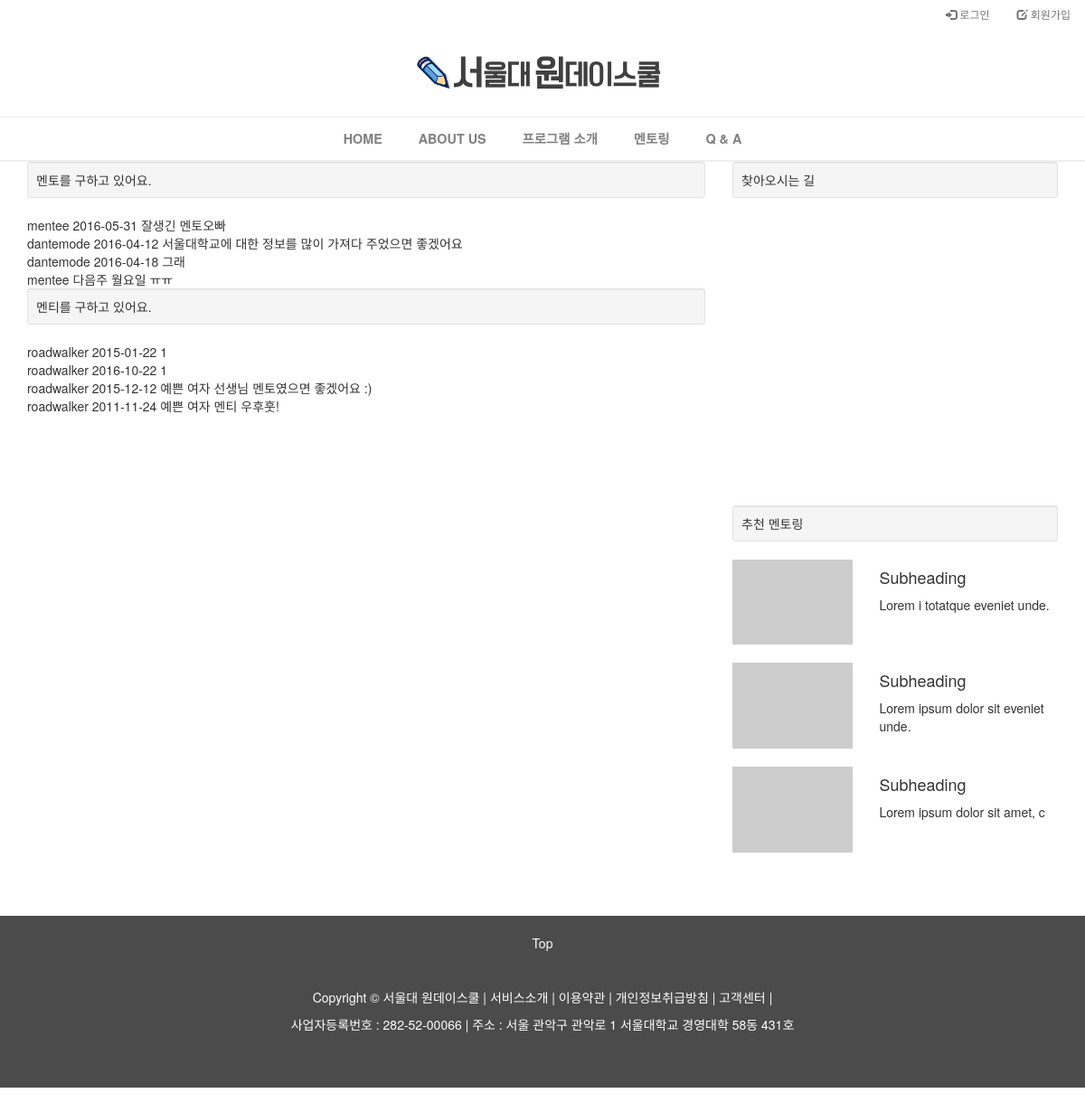
/mentoring/, run on the app's committed database.
### mentoring/models.py (models this page shows, shortened)
class Mentoring(models.Model):
    created_at = models.DateTimeField(auto_now_add=True)
    author = models.ForeignKey(settings.AUTH_USER_MODEL, default='1')
    acceptor = models.CharField(max_length=20, default='1', verbose_name='멘토 전화번호')
    capacity = models.PositiveSmallIntegerField(default=0)
    name = models.CharField(max_length=20, verbose_name='이름')
    area_highschool = models.CharField(max_length=40, verbose_name='지역/학교')
    grade = models.CharField(max_length=20, verbose_name='학년')
    phone_mentee = models.CharField(max_length=20, blank=True, verbose_name='학생 전화번호')
    phone_keeper = models.CharField(max_length=20, verbose_name='보호자 전화번호')
    date = models.CharField(max_length=20, verbose_name='희망 날짜')
    wannabe = models.CharField(max_length=40, verbose_name='장래희망')
    university = models.CharField(max_length=30, verbose_name='희망대학')
    rating = models.CharField(max_length=20, verbose_name='성적수준')
    will_to_study = models.CharField(max_length=30, choices=RATING_CHOICES, verbose_name='공부의욕')
    major1 = models.CharField(max_length=40, verbose_name='관심전공1')
    major2 = models.CharField(max_length=40, verbose_name='관심전공2')
    major3 = models.CharField(max_length=40, verbose_name='관심전공3')
    questions = models.TextField(max_length=2000, verbose_name='평소 궁금했던 질문')
    requirements = models.TextField(max_length=2000, verbose_name='멘토에게 바라는 점')
    is_recommended = models.PositiveSmallIntegerField(unique=True, blank=True, null=True)

### mentoring/views.py (the view)
def mentoring_list(request):
    mentoring_list = Mentoring.objects.all()
    return render(request, 'mentoring/mentoring_list.html', {
        'mentoring_list' : mentoring_list
        })

### mentoring/templates/mentoring/mentoring_list.html (shortened to what this page needs)
{% extends 'mentoring/base.html' %}
{% load staticfiles %}
{% load bootstrap3 %}
{% block style %}
    <link rel="stylesheet" href="{% static 'mentoring_list.css' %}" />
{% endblock %}
{% block content %}
<div class="container">
    <div class="row">
        <div class="col-md-8">
            <div class="well well-sm">
            멘토를 구하고 있어요.
            </div>
            {% for mentoring in mentoring_list %}
                {% if mentoring.author.profile.is_mentor %}
                {% else %}
                <div>
                    {{mentoring.author}}
                    {{mentoring.date}}
                    {{mentoring.requirements}}
                </div>
                {% endif %}
            {% endfor %}
            <div class="well well-sm">
            멘티를 구하고 있어요.
            </div>
            {% for mentoring in mentoring_list %}
                {% if mentoring.author.profile.is_mentor %}
                <div>
                    {{mentoring.author}}
                    {{mentoring.date}}
                    {{mentoring.requirements}}
                </div>
                {% endif %}
            {% endfor %}
        </div>
        <div class="col-md-4">
            <div class="well well-sm">
            찾아오시는 길
            </div>
            <div id="map" style="width:100%; min-height:300px;">
            </div>
            <br />
            <div class="well well-sm">
            추천 멘토링
            </div>
            <div class="row">
                <div class="col-md-5">
                    <a href="#">
                        <img class="img-responsive" src="http://placehold.it/350x250" alt="">
                    </a>
                </div>
                <div class="col-md-7">
                    <h4>Subheading</h4>
                    <p>Lorem i totatque eveniet unde.</p>
                </div>
            </div>
            <br />
            <div class="row">
                <div class="col-md-5">
                    <a href="#">
                        <img class="img-responsive" src="http://placehold.it/350x250" alt="">
                    </a>
                </div>
                <div class="col-md-7">
                    <h4>Subheading</h4>
                    <p>Lorem ipsum dolor sit eveniet unde.</p>
                </div>
            </div>
            <br />
            <div class="row">
                <div class="col-md-5">
                    <a href="#">
                        <img class="img-responsive" src="http://placehold.it/350x250" alt="">
                    </a>
                </div>
                <div class="col-md-7">
                    <h4>Subheading</h4>
                    <p>Lorem ipsum dolor sit amet, c</p>
                </div>
            </div>
            <br />
        </div>
    </div>
</div>
{% endblock %}

### mentoring/templates/mentoring/base.html (shortened to what this page needs)
{% load staticfiles %}
<!DOCTYPE html>
<html lang="en">
<head>
    <link rel="stylesheet" href="{% static 'bootstrap-3.3.6/css/bootstrap.min.css' %}" />
{% block style %}{% endblock %}
    <link rel="stylesheet" href="https://maxcdn.bootstrapcdn.com/font-awesome/4.5.0/css/font-awesome.min.css">
</head>
<body style="min-width: 700px;">
    <nav id="top_nav" class="navbar" role="navigation" style="z-index:100;height:3vw;margin-bottom: 0px;background-color:white;">
        <div id="container">
            <div class="collapse navbar-collapse" style="text-align: center;width: 20%;float: right;" id="bs-example-navbar-collapse-1">
                {% if user.is_authenticated %}
                <ul class="nav navbar-nav navbar-right">
                    <li class="dropdown">
                        <a href="#" class="dropdown-toggle" data-toggle="dropdown">{{ user }} <b class="caret"></b></a>
                        <ul class="dropdown-menu" style="width: 20%;float: right;text-align: center;">
                            {% if user.profile.is_mentor %}
                            <li>
                                <a href="{% url 'profile' %}" style="font-size: 12px;color : #737373;"><span class="glyphicon glyphicon-user"></span> 마이페이지</a>
                            </li>
                            <li>
                                <a href="{% url 'logout' %}?next=/" style="font-size: 12px;color : #737373;"><span class="glyphicon glyphicon-log-out"></span> 로그아웃</a>
                            </li>
                            {% else %}
                            <li>
                                <a href="{% url 'profile' %}" style="font-size: 12px;color : #737373;"><span class="glyphicon glyphicon-user"></span> 마이페이지</a>
                            </li>
                            <li>
                                <a href="{% url 'logout' %}?next=/" style="font-size: 12px;color : #737373;"><span class="glyphicon glyphicon-log-out"></span> 로그아웃</a>
                            </li>
                            {% endif %}
                        </ul>
                    </li>
                </ul>
                {% else %}
                <ul class="nav navbar-nav navbar-right" id="test">
                    <li>
                         <a href="#" id="loginBtn" style="font-size: 12px;color : #737373;padding-top:5px;padding-bottom:5px;"><span class="glyphicon glyphicon-log-in"></span> 로그인</a>
                    </li>
                    <li>
                        <a href="{% url 'signup_choice' %}" style="font-size: 12px;color : #737373;padding-top:5px;padding-bottom:5px;"><span class="glyphicon glyphicon-edit"></span> 회원가입</a>
                    </li>
                </ul>
                {% endif %}
            </div>
        </div>
    </nav>
    <div class="logo_wrapper" style="background-color: white;">
      <div id="logo_div">
        <div class="outer">
          <div class="inner">
            <div class="centered">
        <a href="/" style="display: block;font-size: 0;line-height: 0;"><img src='{% static 'img/sharpa_logo_3.png' %}' style="width: 30%;height: auto; margin: 0 40% 0 36.3%;display: block;font-size: 0;line-height: 0;"/></a>
            </div>
          </div>
        </div>
      </div>
    </div>
    <hr style="background-color: white;" />
      <nav class="navbar" data-spy="affix" data-offset-top="130"style="margin: 0 0 0 0;min-height: 0;" >
        <div id="menu_bar" style="background-color:white;float:center;text-align: center;" >
          <a href="/"><div id="menu"><b>HOME</b></div></a>
          <a href="/intro"><div id="menu"><b>ABOUT US</b></div></a>
          <a href="/program_info"><div id="menu"><b>프로그램 소개</b></div></a>
          <a href="/mentoring/new"><div id="menu"><b>멘토링</b></div></a>
          <a href="/Q&A"><div id="menu"><b>Q & A</b></div></a>
        </div>
      </nav>
      <hr>
{% block content %}
{% endblock %}
<footer class="text-center">
  <div class="a">
      <a href="#" style="color: rgba(254,254,254,1); text-decoration: none;">Top</a>
  </div>
  <br><br>
  <p>Copyright &copy;
    <a href="/intro">서울대 원데이스쿨</a> |
    <a href="/program_info">서비스소개</a> |
    <a href="/access_terms">이용약관</a> |
    <a href="/personal_info_terms">개인정보취급방침</a> |
    <a href="/Q&A">고객센터</a> |</p>
  <p>사업자등록번호 : 282-52-00066 | 주소 : 서울 관악구 관악로 1 서울대학교 경영대학 58동 431호</p>
</footer>
</body>
</html>

### static/mentoring_list.css (style rules this page uses)
footer { margin: 50px 0; }

### mentoring/templates/mentoring/base.html (style rules this page uses)
hr { margin : 0 0 0 0; }
#menu_bar { width: 100%; max-height: 300px; text-align: center; opacity: 0.9; }
#menu_bar #menu { position: relative; padding: 1% 1.5% 1% 1.5%; display: inline-block; font-size: 1.2vw; text-decoration: none; color : #737373; }
footer { clear:both; background-color: rgba(75,75,75,1); color:rgba(254,254,254,1); padding: 20px 0 50px 0; }
footer p a { color:rgba(254,254,254,1); }

### data on the page
Mentoring: author "mentee", date "2016-05-31", requirements "잘생긴 멘토오빠"
Mentoring: author "dantemode", date "2016-04-12", requirements "서울대학교에 대한 정보를 많이 가져다 주었으면 좋겠어요"
Mentoring: author "dantemode", date "2016-04-18", requirements "그래"
Mentoring: author "mentee", date "다음주 월요일", requirements "ㅠㅠ"
Mentoring: author "roadwalker", date "2015-01-22", requirements "1"
Mentoring: author "roadwalker", date "2016-10-22", requirements "1"
Mentoring: author "roadwalker", date "2015-12-12", requirements "예쁜 여자 선생님 멘토였으면 좋겠어요 :)"
Mentoring: author "roadwalker", date "2011-11-24", requirements "예쁜 여자 멘티 우후훗!"
